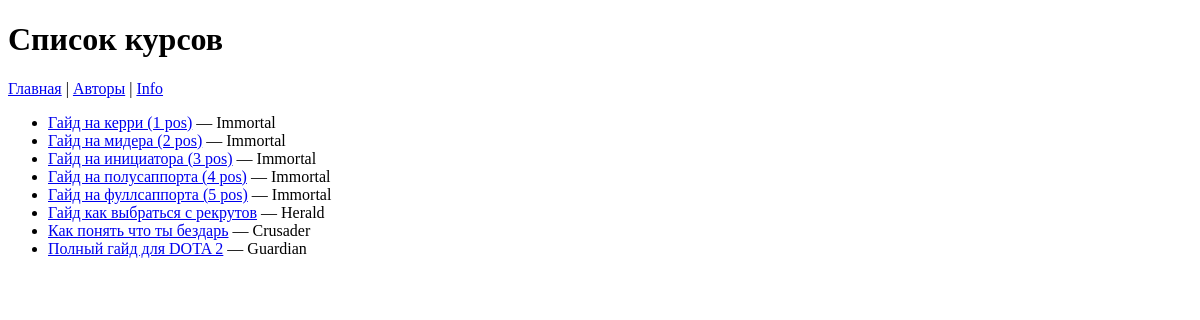
The app's page /courses/, older data.
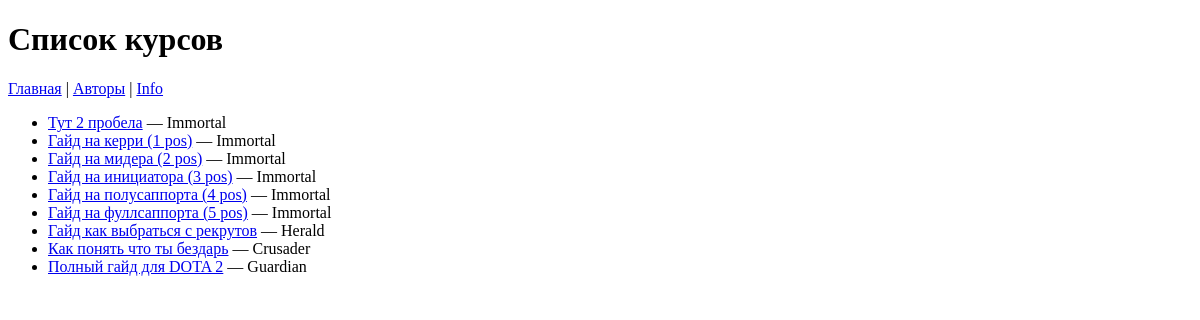
The same page, newer data.
### schedule/models.py (models this page shows, shortened)
class Course(models.Model):
    DOTA_RANKS = [
        ('Herald', 'Хранитель'),
        ('Guardian', 'Страж'),
        ('Crusader', 'Рыцарь'),
        ('Archon', 'Архонт'),
        ('Legend', 'Легенда'),
        ('Ancient', 'Древний'),
        ('Divine', 'Божество'),
        ('Immortal', 'Титан'),
    ]
    title = models.CharField(max_length=100, verbose_name='Название')
    description = models.TextField(max_length=500, verbose_name='Описание')
    teacher = models.ForeignKey(
        Teacher,
        on_delete=models.SET_NULL,
        related_name='courses',
        null=True,
        blank=True,
        verbose_name='Автор'
    )
    level = models.CharField(
        max_length=20,
        choices=DOTA_RANKS,
        default='Herald',
        verbose_name='Ранг'
    )
    created_at = models.DateTimeField(auto_now_add=True, null=True, verbose_name='Дата создания')
    class Meta:
        verbose_name = 'Курс'
        verbose_name_plural = 'Курсы'
        ordering = ['-created_at']

### catalog/views.py (the view)
# urls.py: path('courses/', views.courses_list, name='courses_list'),
def courses_list(request):
    courses = Course.objects.all().select_related('teacher')
    return render(request, "courses.html", {"courses": courses})

### catalog/templates/courses.html (shortened to what this page needs)
<!doctype html>
<html lang="ru">
<head>
</head>
<body>
  <h1>Список курсов</h1>
  <nav>
    <a href="/">Главная</a> |
    <a href="/authors/">Авторы</a> |
    <a href="/info/">Info</a>
  </nav>
  <ul>
    {% for course in courses %}
      <li>
        <a href="/courses/{{ course.id }}/">{{ course.title }}</a>
        — {{ course.level }}
      </li>
    {% endfor %}
  </ul>
</body>
</html>

Row changes from the older to the newer data that the page shows:
added Course: title "Тут 2 пробела", level "Immortal"
